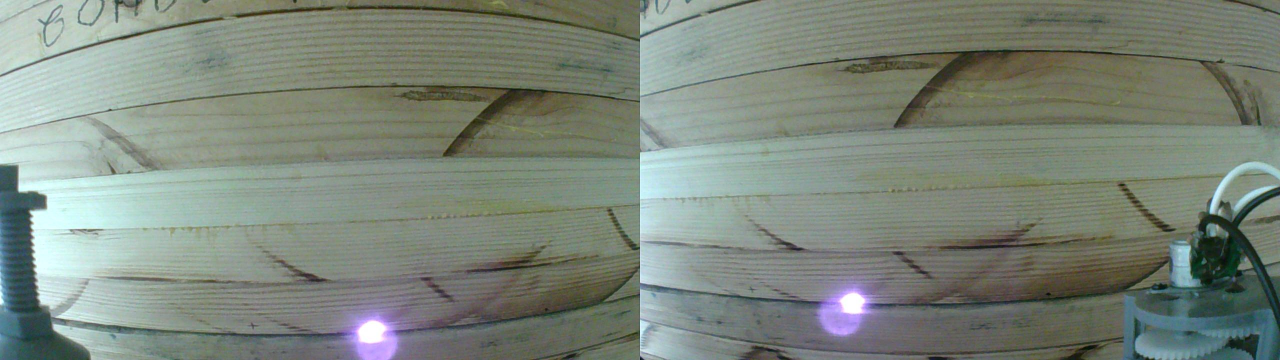
#> input picture Experiments/001/raw_data/im_0_0.jpg, 2560 x 720 px (shown at 1/2 size); its folder holds only this picture in this run
$ python 1_stereo_laser_pointcloud.py
#> lines starting #> are read from the running program, lines starting #| are printed output that depends on the picture
import os
import cv2
import csv
import pandas as pd
import numpy as np
import re  # Used for numeric extraction from filenames
from collections import defaultdict  # grouping by base image name im_k_j
from data import stereo_rectification
from data import stereo_triangulation

# ============================================================
# EXPERIMENT RANGE
# ============================================================
experiment_start = 1
experiment_end   = 3


# ============================================================
# FUNCTION: Detect laser spot centroid
# ============================================================
# [31 lines left out: function find_laser_centroid, not called in this run]


# ============================================================
# NATURAL SORTING KEYS
# ============================================================

# Original images: im_<k>_<j>.jpg  -> (k, j)
def original_image_key(filename: str):
    match = re.search(r'im_(\d+)_(\d+)\.jpg$', filename, re.IGNORECASE)
    if match:
        return (int(match.group(1)), int(match.group(2)))
    nums = re.findall(r'\d+', filename)
    return tuple(map(int, nums)) if nums else (0,)


# Split images: im_<k>_<j>_(I|D).jpg -> (k, j, side) where I=0, D=1
# [10 lines left out: function split_image_key, not called in this run]


# ============================================================
# BASE WORKING DIRECTORY
# ============================================================
working_dir = os.getcwd()


# ============================================================
# MAIN PROCESSING LOOP
# ============================================================
for experiment_id in range(experiment_start, experiment_end + 1):

    experiment_folder = f"{experiment_id:03}"
    experiment_path = os.path.join(
        working_dir,
        "Experiments",
        experiment_folder
    )

    print(experiment_path)

    if not os.path.isdir(experiment_path):
        print(f"⚠️ Folder {experiment_folder} does not exist. Skipping...")
        continue

    # --------------------------------------------------------
    # DIRECTORY STRUCTURE
    # --------------------------------------------------------
    raw_data_path = os.path.join(experiment_path, "raw_data")
    processed_data_path = os.path.join(experiment_path, "processed_data")

    split_images_path = os.path.join(processed_data_path, "split_images")
    rectified_images_path = os.path.join(processed_data_path, "rectified_images")
    laser_spot_detection_path = os.path.join(processed_data_path, "laser_spot_detection")

    ordered_cloud_csv = os.path.join(processed_data_path, "camera_pointcloud_ordered.csv")
    cloud_csv = os.path.join(processed_data_path, "camera_pointcloud.csv")

    os.makedirs(split_images_path, exist_ok=True)
    os.makedirs(rectified_images_path, exist_ok=True)
    os.makedirs(laser_spot_detection_path, exist_ok=True)

    # --------------------------------------------------------
    # STEP 1: Split original stereo images
    # --------------------------------------------------------
    original_images = sorted(
        [f for f in os.listdir(raw_data_path) if f.lower().endswith(".jpg")],
        key=original_image_key
    )

    for image_name in original_images:
        image_path = os.path.join(raw_data_path, image_name)
        image = cv2.imread(image_path)
#> image is the input picture: shape (720, 2560, 3); mean B, G, R 122.9, 133.9, 124.3

        if image is None:
            print(f"Could not load image: {image_path}")
            continue

        height, width, _ = image.shape
#> height = 720; width = 2560
        mid = width // 2
#> mid = 1280

        left_image = image[:, :mid]
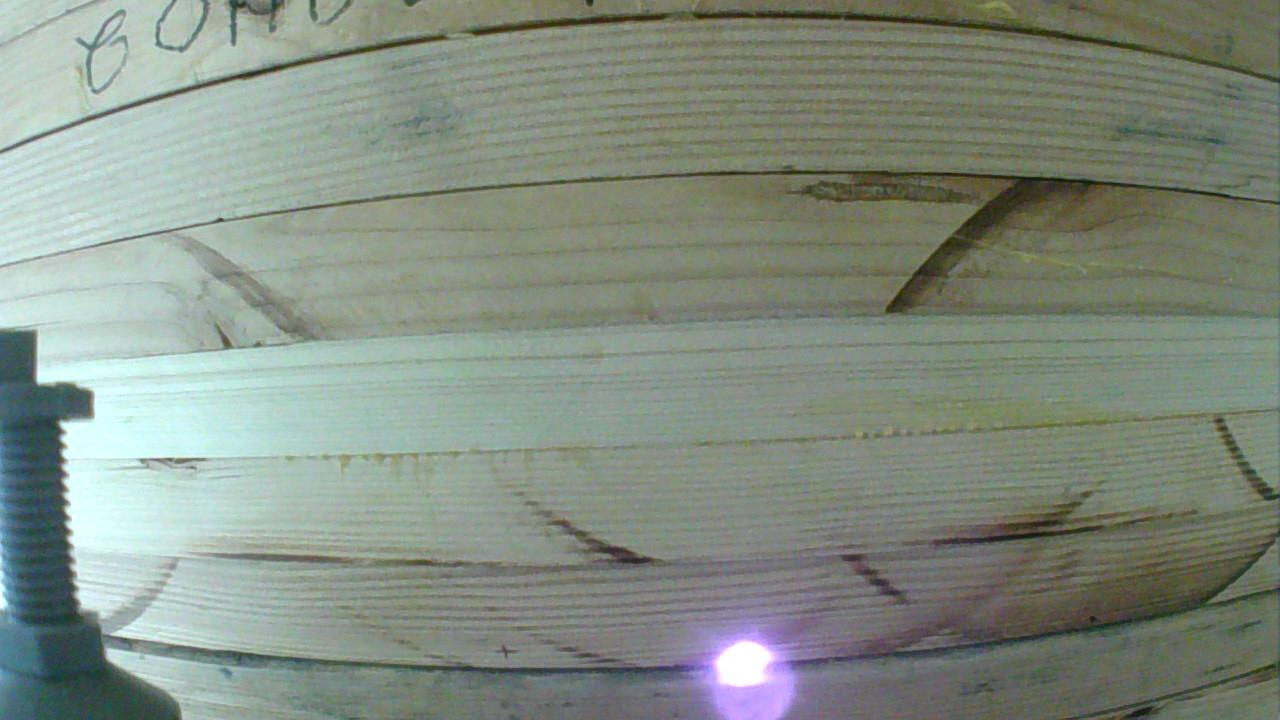
#> left_image: shape (720, 1280, 3); mean B, G, R 129.7, 141.5, 131.1
        right_image = image[:, mid:]
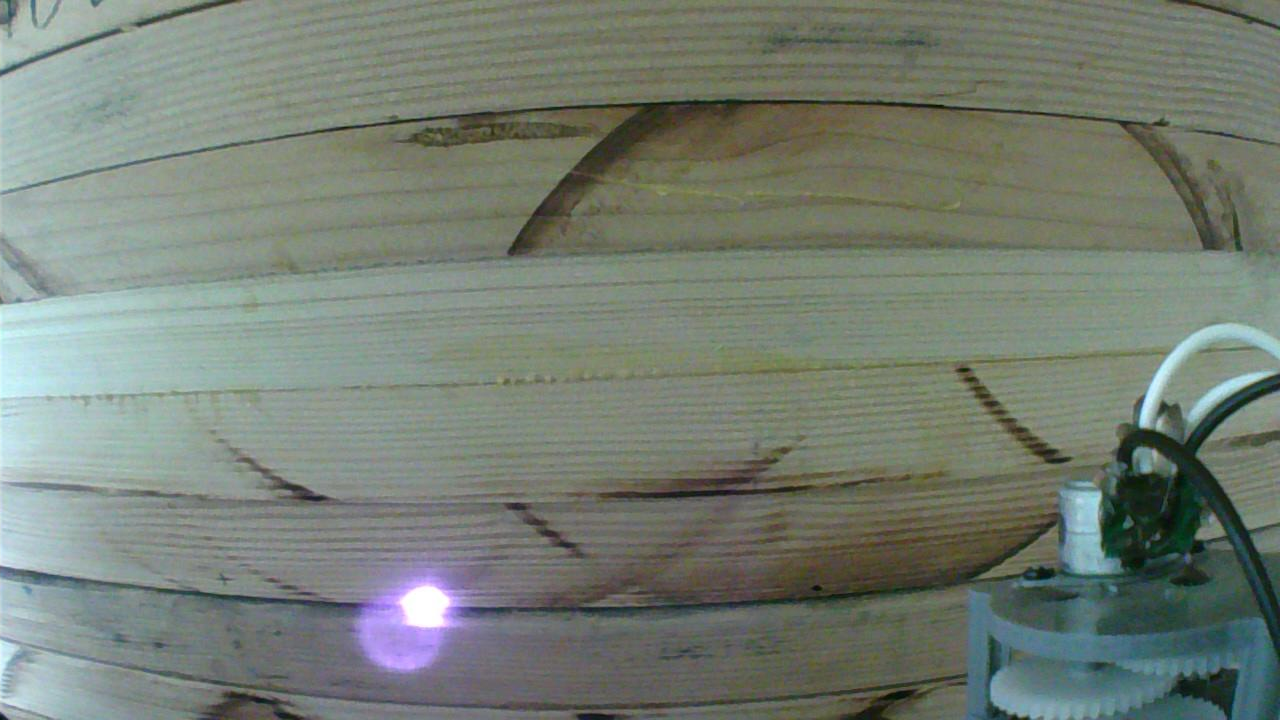
#> right_image: shape (720, 1280, 3); mean B, G, R 116.1, 126.4, 117.6

        base_name, ext = os.path.splitext(image_name)

        left_path = os.path.join(split_images_path, f"{base_name}_I{ext}")
        right_path = os.path.join(split_images_path, f"{base_name}_D{ext}")

        cv2.imwrite(left_path, left_image)
        cv2.imwrite(right_path, right_image)

        print(f"Image {image_name} split successfully.")

    # --------------------------------------------------------
    # STEP 2: Rectify stereo image pairs
    # --------------------------------------------------------
    split_images = sorted(
        [f for f in os.listdir(split_images_path) if f.lower().endswith(".jpg")],
        key=split_image_key
    )

    grouped_pairs = defaultdict(dict)

    for filename in split_images:
        match = re.search(r'(im_\d+_\d+)_(I|D)\.jpg$', filename, re.IGNORECASE)
        if not match:
            continue

        base_name, side = match.group(1), match.group(2).upper()
        grouped_pairs[base_name][side] = filename

    def base_key(base: str):
        k, j = map(int, re.findall(r'\d+', base))
        return (k, j)

    stereo_pairs = []
    for base in sorted(grouped_pairs.keys(), key=base_key):
        if 'I' in grouped_pairs[base] and 'D' in grouped_pairs[base]:
            stereo_pairs.append((grouped_pairs[base]['I'], grouped_pairs[base]['D']))

    for left_name, right_name in stereo_pairs:

        left_path = os.path.join(split_images_path, left_name)
        right_path = os.path.join(split_images_path, right_name)

        left_img = cv2.imread(left_path)
        right_img = cv2.imread(right_path)

        if left_img is None or right_img is None:
            print(f"Failed to load stereo pair: {left_name}, {right_name}")
            continue

        left_rect, right_rect = stereo_rectification.run(left_img, right_img)

        base_name = re.sub(r'_I$', '', os.path.splitext(left_name)[0])

        left_rect_path = os.path.join(rectified_images_path, f"{base_name}_I_rect.jpg")
        right_rect_path = os.path.join(rectified_images_path, f"{base_name}_D_rect.jpg")

        cv2.imwrite(left_rect_path, left_rect)
        cv2.imwrite(right_rect_path, right_rect)

        print(f"Rectified images saved for {base_name}")

    # --------------------------------------------------------
    # STEP 3: Generate ordered camera point cloud CSV
    # --------------------------------------------------------
    with open(ordered_cloud_csv, mode='w', newline='') as csv_ordered:

        writer = csv.writer(csv_ordered)

        for left_name, right_name in stereo_pairs:

            base_name = re.sub(r'_I$', '', os.path.splitext(left_name)[0])

            left_rect_path = os.path.join(rectified_images_path, f"{base_name}_I_rect.jpg")
            right_rect_path = os.path.join(rectified_images_path, f"{base_name}_D_rect.jpg")

            left_rect = cv2.imread(left_rect_path)
            right_rect = cv2.imread(right_rect_path)

            centroid_left = find_laser_centroid(left_rect, f"{base_name}_I_rect")
            centroid_right = find_laser_centroid(right_rect, f"{base_name}_D_rect")

            if centroid_left and centroid_right:

                xy_left = np.array([centroid_left], dtype=np.float32)
                xy_right = np.array([centroid_right], dtype=np.float32)

                laser_point_cam = stereo_triangulation.triangulation(
                    xy_left, xy_right, left_rect
                )

                laser_point_cam = np.array(laser_point_cam).flatten()

                writer.writerow([*laser_point_cam, left_name, right_name])

            else:
                print(f"Laser spot not detected in pair {base_name}")

    # --------------------------------------------------------
    # STEP 4: Generate final camera point cloud CSV
    # --------------------------------------------------------
    with open(ordered_cloud_csv, mode='r') as ordered_file, \
         open(cloud_csv, mode='w', newline='') as final_file:

        reader = csv.reader(ordered_file)
        writer = csv.writer(final_file)

        for row in reader:
            writer.writerow(row[:3])

    print("Processing completed: 'camera_pointcloud_ordered.csv' and 'camera_pointcloud.csv' generated successfully.")
